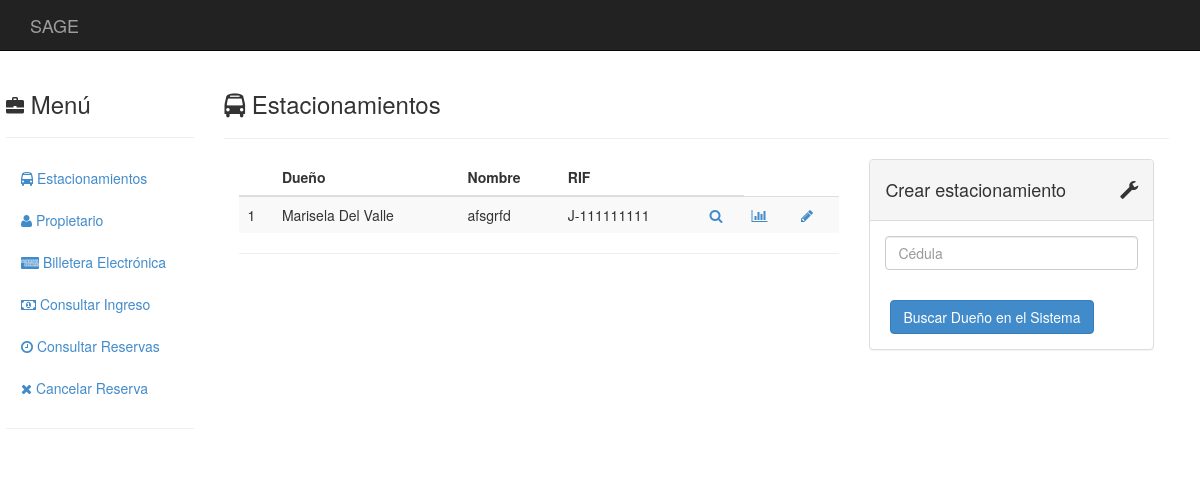
The app's page /estacionamientos/, older data.
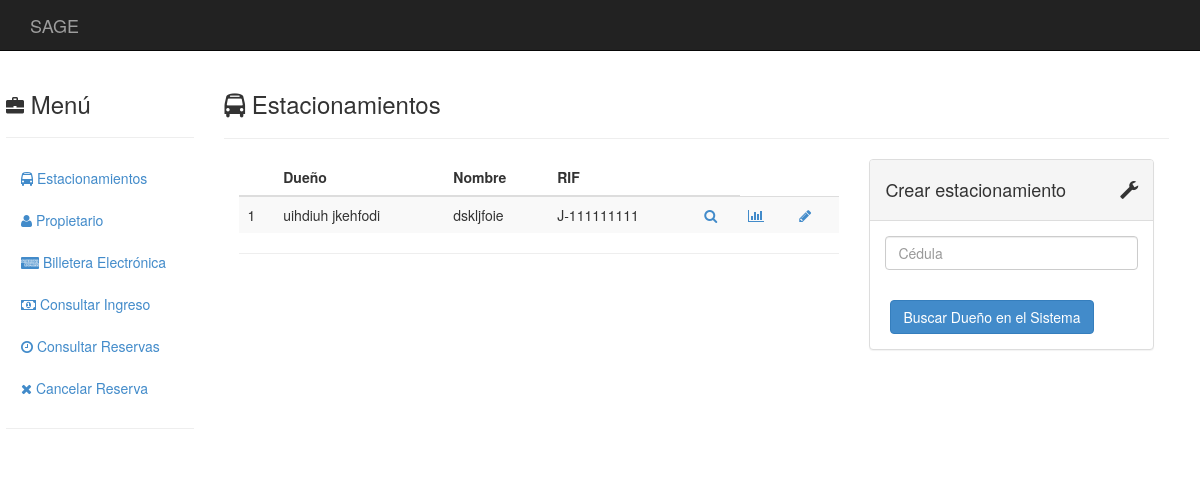
The same page, newer data.
### estacionamientos/models.py (models this page shows, shortened)
class Estacionamiento(models.Model):
	propietario = models.ForeignKey(Propietario)
	nombre      = models.CharField(max_length = 50)
	direccion   = models.TextField(max_length = 120)
	telefono1   = models.CharField(blank = True, null = True, max_length = 30)
	telefono2   = models.CharField(blank = True, null = True, max_length = 30)
	telefono3   = models.CharField(blank = True, null = True, max_length = 30)
	email1      = models.EmailField(blank = True, null = True)
	email2      = models.EmailField(blank = True, null = True)
	rif         = models.CharField(max_length = 12)
	content_type = models.ForeignKey(ContentType, null = True)
	object_id    = models.PositiveIntegerField(null = True)
	tarifa       = GenericForeignKey()
	apertura     = models.TimeField(blank = True, null = True)
	cierre       = models.TimeField(blank = True, null = True)
	capacidad    = models.IntegerField(blank = True, null = True)

class Propietario(models.Model):
	nombre       = models.CharField(max_length = 50, null = False)
	apellido     = models.CharField(max_length = 50, blank = True, null = True)
	cedula       = models.CharField(max_length = 10, null = False)
	telefono     = models.CharField(blank = True, null = True, max_length = 30)
	email        = models.EmailField(blank = True, null = True)

### estacionamientos/views.py (the view, shortened to what this page needs)
def estacionamientos_all(request):
    estacionamientos = Estacionamiento.objects.all()
    espacio = " "
    form = CedulaForm()
    return render(
    request,
        'catalogo-estacionamientos.html',
        { 'form': form
        , 'estacionamientos': estacionamientos
        , 'espacio' : espacio
        }
    )

### estacionamientos/forms.py
class CedulaForm(forms.Form):
    id_validator = RegexValidator(
        regex   = '^[VE]-[0-9]+$',
        message = 'La cédula debe estar en formato V/E-NumCedula'
    )
    cedula = forms.CharField(
        required   = True,
        label      = "Cédula",
        validators = [id_validator],
        widget = forms.TextInput(attrs =
            { 'class'       : 'form-control'
            , 'placeholder' : 'Cédula'
            , 'pattern'     : id_validator.regex.pattern
            , 'message'     : id_validator.message
            }
        )
    )

### templates/catalogo-estacionamientos.html (shortened to what this page needs)
{% extends "base.html" %}
{% block innerContents%}
  <div class="col-sm-10">
    <h3><i class="fa fa-bus"></i>
      Estacionamientos
    </h3>
    <hr>
    <div class="col-md-8">
      <table class="table table-striped">
        {% if estacionamientos %}
        <thead>
          <tr>
            <th></th>
            <th>Dueño</th>
            <th>Nombre</th>
            <th>RIF</th>
            <th></th>
          </tr>
        </thead>
        <tbody>
          {% for obj in estacionamientos %}
            <tr>
              <td>{{forloop.counter}}</td>
              <td>{{obj.propietario.nombre}}{{espacio}}{{obj.propietario.apellido}}</td>
              <td>{{obj.nombre}}</td>
              <td>{{obj.rif}}</td>
              <td><a href="./{{obj.id}}">
                  <i class="fa fa-search"></i>
              </a></td>
              <td><a href="./{{obj.id}}/tasa">
                  <i class="fa fa-bar-chart"></i>
              </a></td>
              <td><a href="./{{obj.id}}/editar_dueno">
                  <i class="fa fa-pencil fa-fw"></i>
              </a></td>
            </tr>
          {% endfor %}
        </tbody>
        {% else %}
          <h3>No hay estacionamientos</h3>
        {% endif %}
      </table>
      <hr>
    </div>
    <div class="col-md-4">
      <div class="panel panel-default">
        <div class="panel-heading">
          <div class="panel-title">
            <i class="glyphicon glyphicon-wrench pull-right"></i>
            <h4>
              Crear estacionamiento
            </h4>
          </div>
        </div>
        <div class="panel-body">
          <form action="" method="post" class="form form-vertical">
              {% for field in form %}
              {{ field }}
                    <p>
              {% endfor %}
            <div class="control-group">
              <div class="controls">
                <button type="submit" class="btn btn-primary">
                  Buscar Dueño en el Sistema
                </button>
              </div>
            </div>
          </form>
        </div>
      </div>
    </div>
  </div>
{% endblock %}

Row changes from the older to the newer data that the page shows:
changed Estacionamiento: propietario.nombre "Marisela" → "uihdiuh"; propietario.apellido "Del Valle" → "jkehfodi"; nombre "afsgrfd" → "dskljfoie"
